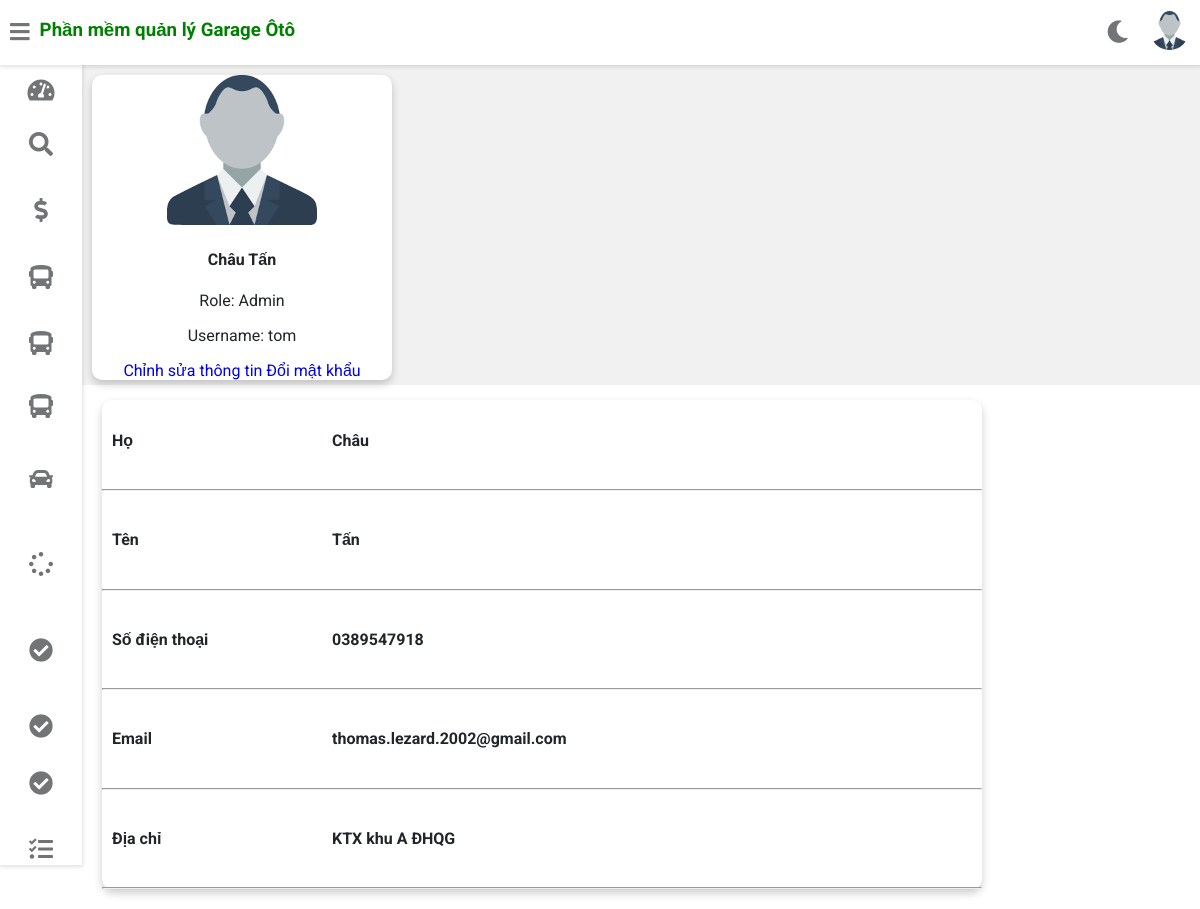
The app's page /profile/tom (signed in) with its own data.
### gara/models.py (models this page shows, shortened)
class Staff(models.Model):
    user=models.OneToOneField(User,on_delete=models.CASCADE, null=True, blank=True, related_name='profile')
    username = models.CharField(max_length=15, default='AnonymousUser', unique=True)
    firstname = models.CharField(max_length=15, default='Anonymous')
    lastname = models.CharField(max_length=10, default='User')
    password = models.CharField(max_length=20,default='')
    profile_pic= models.ImageField(upload_to='static/profile_pic/CustomerProfilePic/',null=True,blank=True)
    address = models.CharField(max_length=40)
    mobile = models.CharField(max_length=10)
    emails = models.EmailField(max_length=90, default='anonymous@gmail.com', null=True)
    is_admin = models.BooleanField(default=False)
    @property
    def get_name(self):
        return self.firstname+" "+self.lastname

### gara/views.py (the view)
# urls.py: path('profile/<username>', views.profile, name = 'profile'),
@login_required(login_url='/login')
def profile(request, username):
    try:
        cus = Staff.objects.get(username=username)
        profile_pic = '../' + cus.profile_pic.url
        print(profile_pic)
    except:
        rawpassword = request.session.get('rawpassword')
        password = request.user.password
        cus = Staff.objects.create(username=username, password=rawpassword)
        cus.is_admin = True
        profile_pic = "../static/profile_pic/CustomerProfilePic/images.jpg"
        cus.profile_pic = profile_pic
        user = User.objects.get(username=username, password=password)
        user.save()
        my_customer_group = Group.objects.get_or_create(name='ADMIN')
        my_customer_group[0].user_set.add(user)
        cus.save()
    context = {'customer': cus, 'username': username, 'picture': profile_pic}
    return render(request,'profile/Profile.html', context)

### templates/profile/Profile.html (shortened to what this page needs)
{% extends 'gara/customerbase.html' %}
{% load static %}
{% block content %}
<div class="wrapper" style="margin-right: auto;">
    <div class="container" style="width: 100%; height: 300px;">
        <div class="main-body">
              <div class= "row align-items-end">
                  <div class="card" style="width: 300px; height: fit-content; text-align: center;">
                    <div class="card-body">
                      <div class="d-flex flex-column align-items-center text-center">
                        <img src="{{picture}}" alt="Admin" class="rounded-circle" width="150">
                        <div class="mt-3">
                          <h4>{{customer.get_name}}</h4>
                          <p class="text-secondary mb-1">Role:
                            {%if customer.is_admin %} Admin {% else %} Staff {% endif %}
                          </p>
                          <p class="text-muted font-size-sm">Username: {{customer.username}}</p>
                          <a href="/edit-profile/{{customer.username}}">Chỉnh sửa thông tin</a>
                          <a href="../edit-account/{{customer.username}}">Đổi mật khẩu</a>
                        </div>
                      </div>
                    </div>
                  </div>
                <div class="col-md-8" style="width: 900px;">
                  <div class="card mb-3">
                    <div class="card-body">
                      <div class="row">
                        <div class="col-sm-3">
                          <h4 class="mb-0">Họ</h4>
                        </div>
                        <div class="col-sm-9 text-secondary">
                          <h4>{{ customer.firstname }}</h4>
                        </div>
                      </div>
                      <hr>
                      <div class="row">
                        <div class="col-sm-3">
                          <h4 class="mb-0">Tên</h4>
                        </div>
                        <div class="col-sm-9 text-secondary">
                          <h4>{{ customer.lastname }}</h4>
                        </div>
                      </div>
                      <hr>
                      <div class="row">
                        <div class="col-sm-3">
                          <h4 class="mb-0">Số điện thoại</h4>
                        </div>
                        <div class="col-sm-9 text-secondary">
                          <h4>{{customer.mobile}}</h4>
                        </div>
                      </div>
                      <hr>
                      <div class="row">
                        <div class="col-sm-3">
                          <h4 class="mb-0">Email</h4>
                        </div>
                        <div class="col-sm-9 text-secondary">
                          <h4>{{customer.emails}}</h4>
                        </div>
                      </div>
                      <hr>
                      <div class="row">
                        <div class="col-sm-3">
                          <h4 class="mb-0">Địa chỉ</h4>
                        </div>
                        <div class="col-sm-9 text-secondary">
                          <h4>{{customer.address}}</h4>
                        </div>
                      </div>
                      <hr>
                        </div>
                      </div>
                    </div>
                  </div>
                </div>
              </div>
            </div>
        </div>
</div>
{% endblock %}

### templates/gara/customerbase.html (style rules this page uses)
a { text-decoration: none; }

### records on screen
Staff: get_name "Châu Tấn", username "tom", firstname "Châu", lastname "Tấn", mobile "0389547918", emails "thomas.lezard.2002@gmail.com", address "KTX khu A ĐHQG"
